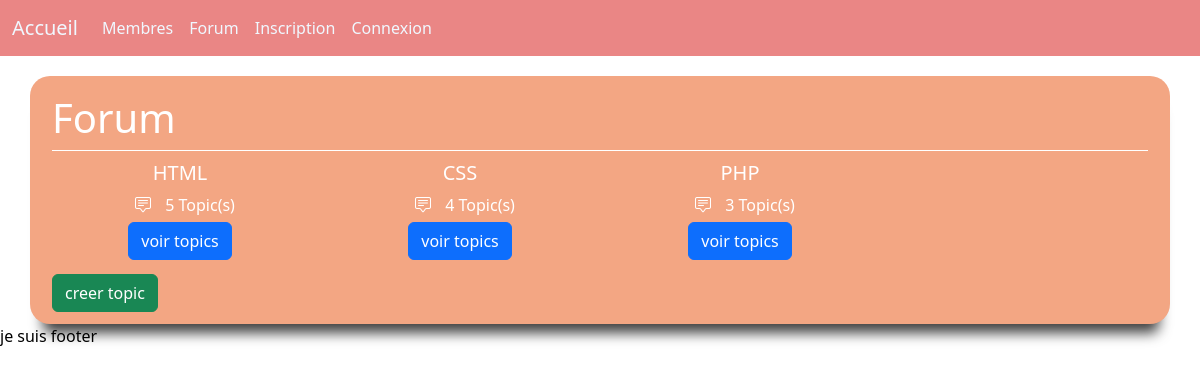
/_forum/forum.php, run on the app's committed database.
### tables this page shows
CREATE TABLE `forum` (
  `id` int(11) NOT NULL,
  `titre` varchar(150) NOT NULL,
  `libelle` varchar(150) NOT NULL,
  `date_creation` datetime NOT NULL,
  `ordre` int(255) NOT NULL
);

### _forum/forum.php (the view, shortened to what this page needs)
<?php
include_once('../include.php');
$req = $DB->prepare('SELECT *
FROM forum
ORDER BY ordre');
$req_forum = $req->execute();
$req_membres = $req->fetchAll();
?>
<!doctype html>
<html lang="en">
<head>
    <?php
    require_once('../_head/link.php');
    ?>
</head>
<body>
    <?php require_once('../_menu/menu.php'); ?>
    <div class="container">
        <div class="row , bodyForum">
            <div class="col-12">
                <h1>Forum</h1>
                <div class="borderLine"></div>
            </div>
            <?php
            foreach ($req_membres as $rf) {
                $req = $DB->prepare('SELECT COUNT(id) AS NBcommentaire
                FROM topic
                WHERE id_forum = ?');
                $req->execute([$rf['id']]);
                $req_nb_topic = $req->fetch();
                $nb_topic =   $req_nb_topic['NBcommentaire'];
            ?>
                <div class="col-3  ">
                    <div class="vignetteForum">
                        <h5><?= $rf['titre'] ?></h5>
                        <p><i class="bi bi-chat-square-text"></i> <?= $nb_topic ?> Topic(s) </p>
                        <div>
                            <a class="btn btn-primary" href="_forum/liste-topics.php?id=<?= $rf['id'] ?>">voir topics</a>
                        </div>
                    </div>
                </div>
            <?php
            }
            ?>
            <div>
                <a class="btn btn-success" href="_forum/creer-topic.php">creer topic</a>
            </div>
        </div>
    </div>
    <?php require_once('../_footer/footer.php'); ?>
</body>
</html>

### _css/style.css (style rules this page uses)
body { background-color: white; color: white; }
.borderLine { border-bottom: 1px solid white; }
i { padding: 10px; }
h1 { margin: 8px 0; }
.btn { margin: 2px 0; }
p { margin-bottom: 3px; }
.bodyForum { background-color: #f3a683; border-radius: 20px; margin-top: 20px; padding: 10px; box-shadow: 1px 21px 13px -12px rgba(0, 0, 0, 0.75); -webkit-box-shadow: 1px 21px 13px -12px rgba(0, 0, 0, 0.75); -moz-box-shadow: 1px 21px 13px -12px rgba(0, 0, 0, 0.75); }
.vignetteForum { align-items: center; display: flex; flex-direction: column; padding: 10px 0; }

### data on the page
forum: titre "HTML", nb_topic "5"
forum: titre "CSS", nb_topic "4"
forum: titre "PHP", nb_topic "3"
